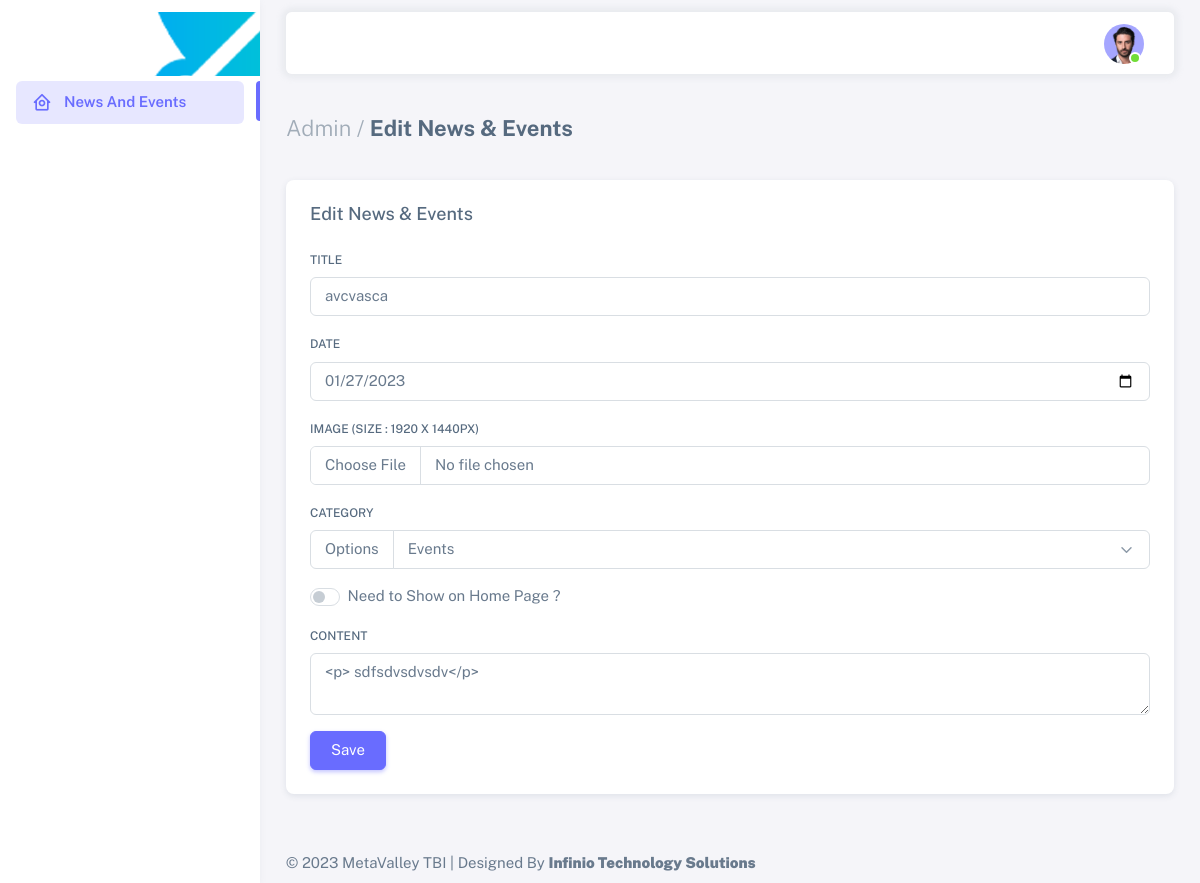
The app's page /admin/pages/events-edit.php?id=18 (signed in) with its own data.
### tables this page shows
CREATE TABLE `news` (
  `id` int(10) NOT NULL,
  `heading` longtext NOT NULL,
  `content` longtext NOT NULL,
  `date` date NOT NULL,
  `createdDate` timestamp NOT NULL DEFAULT current_timestamp(),
  `image` varchar(100) NOT NULL,
  `category` varchar(100) NOT NULL,
  `activeStatus` tinyint(1) NOT NULL,
  `landingStatus` tinyint(1) NOT NULL
);

### admin/pages/events-edit.php (the view, shortened to what this page needs)
<?php
include('../includes/config.php');
if (strlen($_SESSION['alogin']) == 0) {
  header('location:login.php');
} else {
?>
<!DOCTYPE html>
<html
  lang="en"
  class="light-style layout-menu-fixed"
  dir="ltr"
  data-theme="theme-default"
  data-assets-path="../assets/"
  data-template="vertical-menu-template-free"
>
  <head>
    <link rel="stylesheet" href="../assets/vendor/fonts/boxicons.css" />
    <link rel="stylesheet" href="../assets/vendor/css/core.css" class="template-customizer-core-css" />
    <link rel="stylesheet" href="../assets/vendor/css/theme-default.css" class="template-customizer-theme-css" />
    <link rel="stylesheet" href="../assets/css/demo.css" />
    <link rel="stylesheet" href="../assets/vendor/libs/perfect-scrollbar/perfect-scrollbar.css" />
    <link rel="stylesheet" href="../assets/vendor/libs/apex-charts/apex-charts.css" />
  </head>
  <body>
    <div class="layout-wrapper layout-content-navbar">
      <div class="layout-container">
        <aside id="layout-menu" class="layout-menu menu-vertical menu bg-menu-theme">
          <div class="app-brand demo">
            <a href="index.php" class="app-brand-link">
              <span class="app-brand-logo demo">
                <img src="../../images/logo/logo.png">
              </span>
            </a>
          </div>
          <ul class="menu-inner py-1">
            <li class="menu-item active">
              <a href="index.php" class="menu-link">
                <i class="menu-icon tf-icons bx bx-home-circle"></i>
                <div data-i18n="Analytics">News And Events</div>
              </a>
            </li>
          </ul>
        </aside>
        <div class="layout-page">
          <nav
            class="layout-navbar container-xxl navbar navbar-expand-xl navbar-detached align-items-center bg-navbar-theme"
            id="layout-navbar"
          >
            <div class="navbar-nav-right d-flex align-items-center" id="navbar-collapse">
              <ul class="navbar-nav flex-row align-items-center ms-auto">
                <li class="nav-item navbar-dropdown dropdown-user dropdown">
                  <a class="nav-link dropdown-toggle hide-arrow" href="javascript:void(0);" data-bs-toggle="dropdown">
                    <div class="avatar avatar-online">
                      <img src="../assets/img/avatars/1.png" alt class="w-px-40 h-auto rounded-circle" />
                    </div>
                  </a>
                </li>
              </ul>
            </div>
          </nav>
          <div class="container-xxl flex-grow-1 container-p-y">
                      <h4 class="fw-bold py-3 mb-4">
                <span class="text-muted fw-light">Admin / </span> Edit News &amp; Events</h4>
              <div class="row">
                <div class="col-xxl">
                  <div class="card mb-4">
                    <div class="card-header d-flex justify-content-between align-items-center">
                      <h5 class="mb-0">Edit News &amp; Events</h5>
                    </div>
                    <div class="card-body">
                    <form class="forms-sample" enctype="multipart/form-data" method="POST">
                                <?php
                                $id = $_GET['id'];
                                $sql = "SELECT * from news where id=$id ";
                                $query = $dbh->prepare($sql);
                                $query->execute();
                                $userArr = $query->fetchAll(PDO::FETCH_OBJ);
                                if ($query->rowCount() > 0) {
                                ?>
                        <div class="mb-3">
                          <label class="form-label" for="basic-default-fullname">Title</label>
                          <input type="text" class="form-control" id="title" name="title" placeholder="Title" value="<?php echo ($userArr[0]->heading); ?>">
                        </div>
                        <div class="mb-3">
                        <label for="html5-date-input" class="form-label">Date</label>
                        <input class="form-control" type="date" id="date" name="date" value="<?php echo ($userArr[0]->date); ?>">
                        </div>
                        <div class="mb-3">
                        <label for="formFile" class="form-label">Image (size : 1920 X 1440px)</label>
                        <input class="form-control" type="file" name="image" id="image" name="image" value="<?php echo ($userArr[0]->image); ?>">
                      </div>
                      <div class="mb-3">
                        <label for="formFile" class="form-label">Category</label>
                      <div class="input-group">
                            <label class="input-group-text" for="inputGroupSelect01">Options</label>
                            <select class="form-select" id="inputGroupSelect01" name="category">
                            <option selected="true" value="<?php echo ($userArr[0]->category); ?>"><?php echo ($userArr[0]->category); ?></option>
                            </select>
                          </div>
                      </div>
                      <?php
                                  if (($userArr[0]->landingStatus) == '0') {
                      ?>
                      <div class="mb-3">
                        <div class="form-check form-switch mb-2">
                        <input class="form-check-input" type="checkbox" name="landingPageCheck" id="flexSwitchCheckDefault">
                        <label class="form-check-label" for="flexSwitchCheckDefault">Need to Show on Home Page ?</label>
                        </div>
                      </div>
                      <?php } else if (($userArr[0]->landingStatus) == '1') {
                      ?>
                      <div class="mb-3">
                        <div class="form-check form-switch mb-2">
                        <input class="form-check-input" type="checkbox" name="landingPageCheck" id="flexSwitchCheckChecked" checked="">
                        <label class="form-check-label" for="flexSwitchCheckChecked">Need to Show on Home Page ?</label>
                        </div>
                      </div>
                      <?php }
                      ?>
                        <div class="mb-3">
                          <label class="form-label" for="basic-default-message">Content</label>
                          <textarea class="form-control" name="content" id="content"><?php echo ($userArr[0]->content); ?></textarea>
                        </div>
                        <button type="submit" name="EditNaEBTN" id="EditNaEBTN" class="btn btn-primary">Save</button>
                    <?php }
                    ?>
                    </form>
                    </div>
                  </div>
                </div>
              </div>
            </div>
            <footer class="content-footer footer bg-footer-theme">
              <div class="container-xxl d-flex flex-wrap justify-content-between py-2 flex-md-row flex-column">
                <div class="mb-2 mb-md-0">
                  ©
                  MetaValley TBI | Designed By
                  <a href="https://infinio.co.in" target="_blank" class="footer-link fw-bolder">Infinio Technology Solutions</a>
                </div>
              </div>
            </footer>
          </div>
        </div>
      </div>
  </body>
</html>
<?php
}
?>

### admin/assets/css/demo.css (style rules this page uses)
.menu .app-brand.demo { height: 64px; margin-top: 12px; }

### records on screen
news: title "avcvasca", date "01/27/2023", category "Events", content "<p> sdfsdvsdvsdv</p>"
